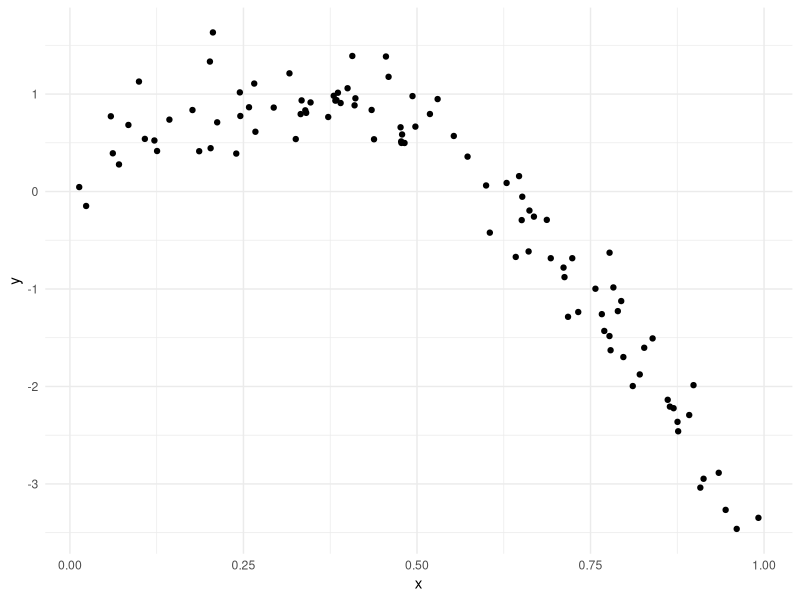
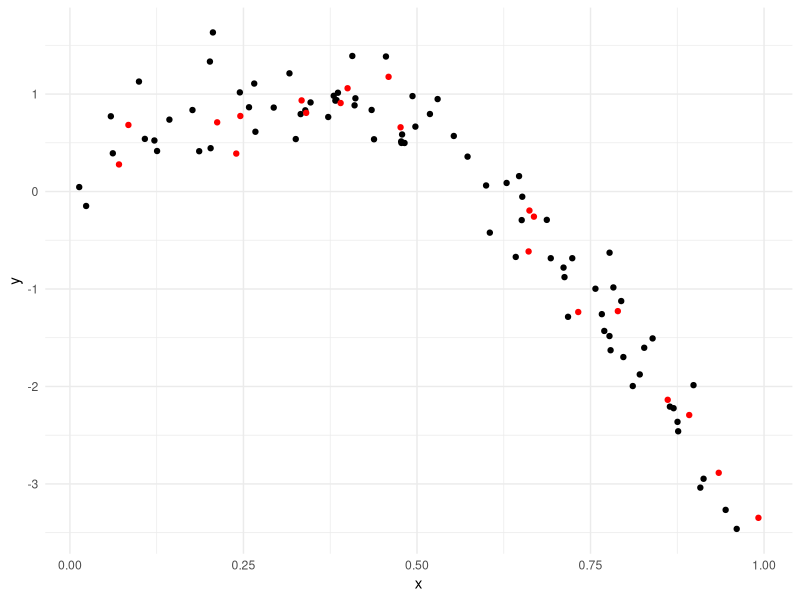
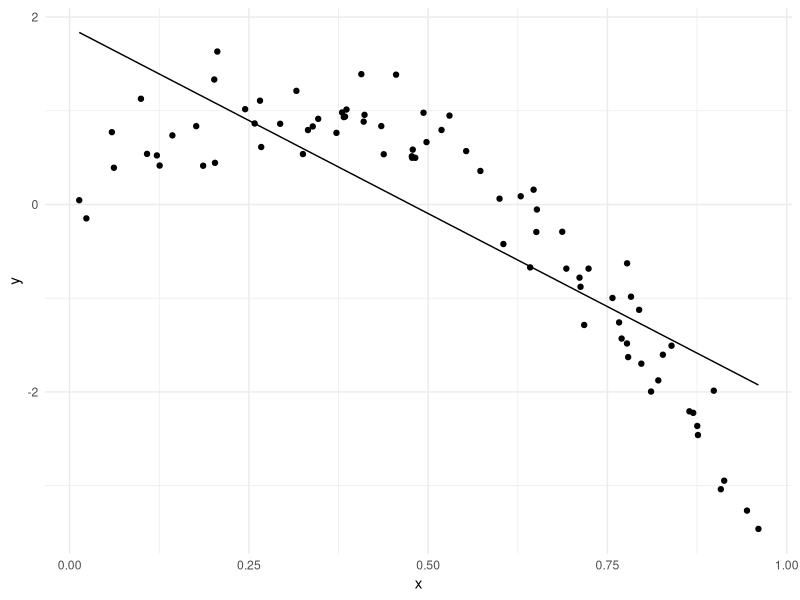
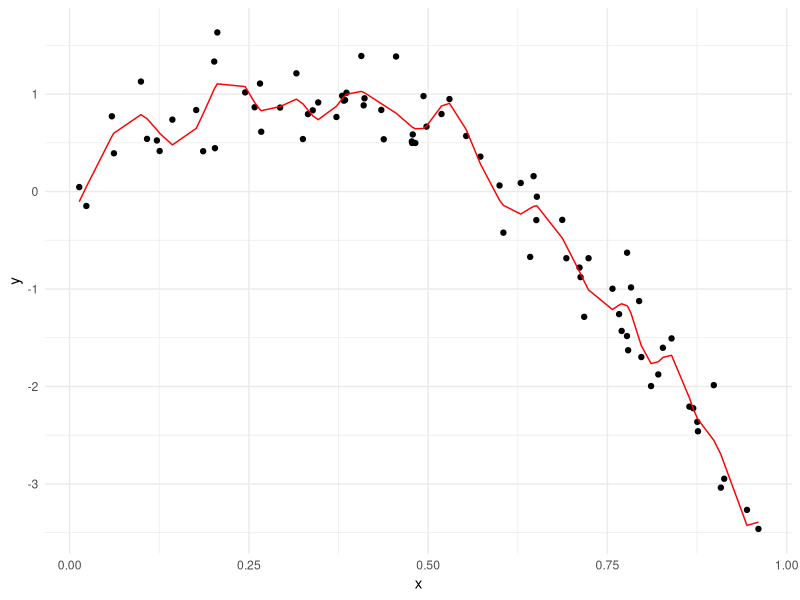

Recreate these plots in R, in order.
## ---- chunk 1
library(tidyverse)
library(viridis)
library(modelr)
library(mgcv)


knitr::opts_chunk$set(
	echo = TRUE,
	warning = FALSE,
	fig.width = 8, 
  fig.height = 6,
  out.width = "90%"
)
options(
  ggplot2.continuous.colour = "viridis",
  ggplot2.continuous.fill = "viridis"
)
scale_colour_discrete = scale_colour_viridis_d
scale_fill_discrete = scale_fill_viridis_d
theme_set(theme_minimal() + theme(legend.position = "bottom"))
## ---- chunk 2
set.seed(1)


nonlin_df = 
  tibble(
    id = 1:100,
    x = runif(100, 0, 1),
    y = 1 - 10 * (x - .3) ^ 2 + rnorm(100, 0, .3)
  )

nonlin_df %>% 
  ggplot(aes(x = x, y = y)) + 
  geom_point()

## ---- chunk 3
train_df = sample_n(nonlin_df, 80)
test_df = anti_join(nonlin_df, train_df, by = "id")

ggplot(train_df, aes(x = x, y = y)) + 
  geom_point() + 
  geom_point(data = test_df, color = "red")
## ---- chunk 4
linear_mod = lm(y ~ x, data = train_df)
smooth_mod = mgcv::gam(y ~ s(x), data = train_df)
wiggly_mod = mgcv::gam(y ~ s(x, k = 30), sp = 10e-6, data = train_df)
## ---- chunk 5
train_df %>% 
  add_predictions(linear_mod) %>% 
  ggplot(aes(x = x, y = y)) +
  geom_point() +
  geom_line(aes(y = pred))
## ---- chunk 6
train_df %>% 
  add_predictions(wiggly_mod) %>% 
  ggplot(aes(x = x, y = y)) + geom_point() + 
  geom_line(aes(y = pred), color = "red")
## ---- chunk 7
rmse(linear_mod, test_df)
rmse(smooth_mod, test_df)
rmse(wiggly_mod, test_df)
